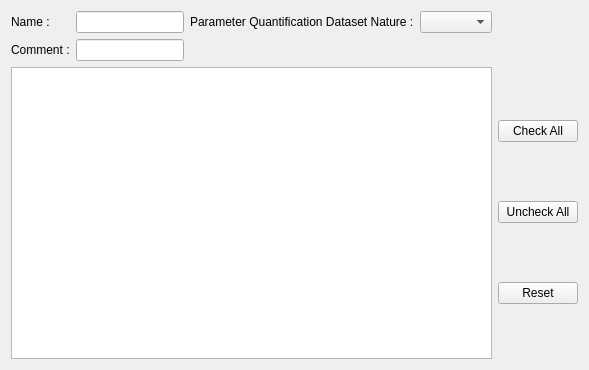
<?xml version="1.0" encoding="UTF-8"?>
<ui version="4.0">
 <class>QtShanoirUploadWidgetDatasetTypeDetailsParameterQuantificationDataset</class>
 <widget class="QWidget" name="QtShanoirUploadWidgetDatasetTypeDetailsParameterQuantificationDataset">
  <property name="geometry">
   <rect>
    <x>0</x>
    <y>0</y>
    <width>589</width>
    <height>370</height>
   </rect>
  </property>
  <property name="windowTitle">
   <string>Form</string>
  </property>
  <layout class="QGridLayout" name="gridLayout_2">
   <item row="0" column="0">
    <layout class="QGridLayout" name="gridLayout_3">
     <item row="1" column="0">
      <widget class="QTableWidget" name="processedDatasetTypeTable"/>
     </item>
     <item row="0" column="0">
      <layout class="QGridLayout" name="gridLayout">
       <item row="0" column="0">
        <widget class="QLabel" name="nameLabel">
         <property name="text">
          <string>Name :</string>
         </property>
        </widget>
       </item>
       <item row="0" column="2">
        <widget class="QLabel" name="parameterQuantificationDatasetNatureLabel">
         <property name="text">
          <string>Parameter Quantification Dataset Nature :</string>
         </property>
        </widget>
       </item>
       <item row="1" column="0">
        <widget class="QLabel" name="commentLabel">
         <property name="text">
          <string>Comment :</string>
         </property>
        </widget>
       </item>
       <item row="1" column="1">
        <widget class="QLineEdit" name="commentLineEdit"/>
       </item>
       <item row="0" column="3">
        <widget class="QComboBox" name="parameterQuantificationDatasetNatureComboBox"/>
       </item>
       <item row="0" column="1">
        <widget class="QLineEdit" name="nameLineEdit"/>
       </item>
      </layout>
     </item>
     <item row="1" column="1">
      <layout class="QVBoxLayout" name="verticalLayout">
       <item>
        <widget class="QPushButton" name="checkAllButton">
         <property name="text">
          <string>Check All</string>
         </property>
        </widget>
       </item>
       <item>
        <widget class="QPushButton" name="uncheckAllButton">
         <property name="text">
          <string>Uncheck All</string>
         </property>
        </widget>
       </item>
       <item>
        <widget class="QPushButton" name="resetButton">
         <property name="text">
          <string>Reset</string>
         </property>
        </widget>
       </item>
      </layout>
     </item>
    </layout>
   </item>
  </layout>
  <zorder>layoutWidget</zorder>
  <zorder>nameLineEdit</zorder>
  <zorder>nameLineEdit</zorder>
 </widget>
 <resources/>
 <connections/>
</ui>
